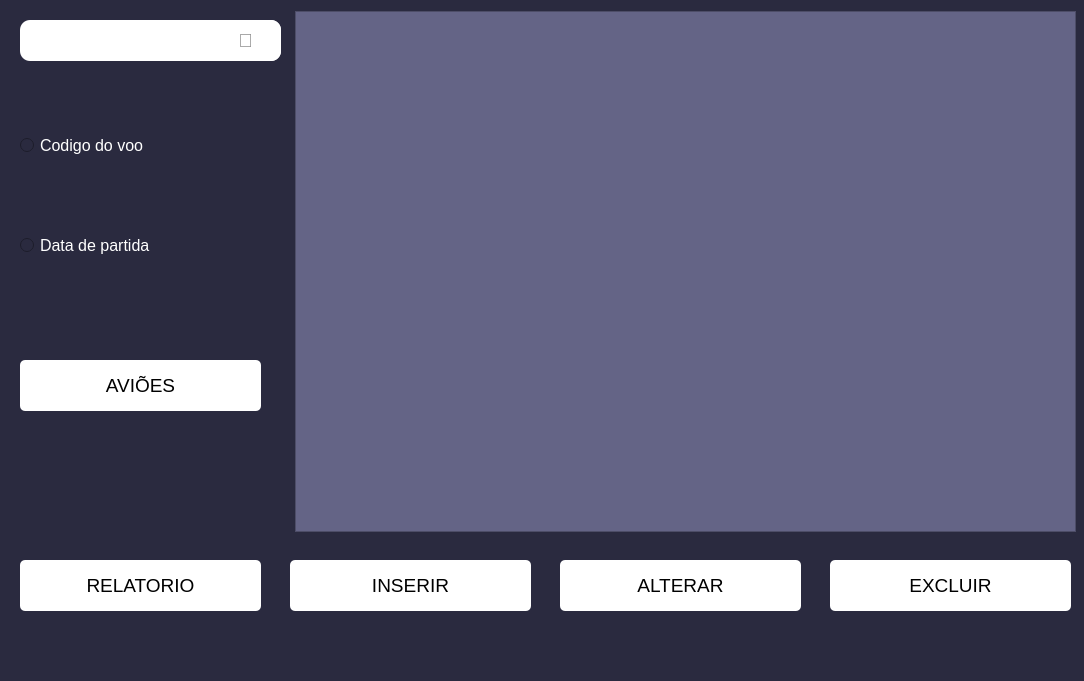
<?xml version="1.0" encoding="UTF-8"?>
<ui version="4.0">
 <class>MainWindow</class>
 <widget class="QMainWindow" name="MainWindow">
  <property name="geometry">
   <rect>
    <x>0</x>
    <y>0</y>
    <width>1084</width>
    <height>681</height>
   </rect>
  </property>
  <property name="windowTitle">
   <string>MainWindow</string>
  </property>
  <property name="styleSheet">
   <string notr="true">background-color: rgb(42, 42, 63);</string>
  </property>
  <widget class="QWidget" name="centralwidget">
   <widget class="QLineEdit" name="lineEdit">
    <property name="geometry">
     <rect>
      <x>20</x>
      <y>20</y>
      <width>261</width>
      <height>41</height>
     </rect>
    </property>
    <property name="font">
     <font>
      <family>MS PGothic</family>
      <pointsize>12</pointsize>
     </font>
    </property>
    <property name="styleSheet">
     <string notr="true">background-color: rgb(255, 255, 255);
color: rgb(136, 136, 136);
border-radius: 10px</string>
    </property>
    <property name="text">
     <string/>
    </property>
   </widget>
   <widget class="QPushButton" name="pushButton">
    <property name="geometry">
     <rect>
      <x>210</x>
      <y>20</y>
      <width>71</width>
      <height>41</height>
     </rect>
    </property>
    <property name="font">
     <font>
      <pointsize>14</pointsize>
     </font>
    </property>
    <property name="styleSheet">
     <string notr="true">background-color: rgb(255, 255, 255);
color: rgb(136, 136, 136);
border-radius: 10px</string>
    </property>
    <property name="text">
     <string>🔎</string>
    </property>
    <property name="iconSize">
     <size>
      <width>30</width>
      <height>30</height>
     </size>
    </property>
   </widget>
   <widget class="QRadioButton" name="radioButton">
    <property name="geometry">
     <rect>
      <x>20</x>
      <y>130</y>
      <width>261</width>
      <height>31</height>
     </rect>
    </property>
    <property name="font">
     <font>
      <pointsize>12</pointsize>
     </font>
    </property>
    <property name="styleSheet">
     <string notr="true">color: rgb(255, 255, 255);</string>
    </property>
    <property name="text">
     <string>Codigo do voo</string>
    </property>
    <property name="iconSize">
     <size>
      <width>20</width>
      <height>20</height>
     </size>
    </property>
   </widget>
   <widget class="QRadioButton" name="radioButton_2">
    <property name="geometry">
     <rect>
      <x>20</x>
      <y>230</y>
      <width>261</width>
      <height>31</height>
     </rect>
    </property>
    <property name="font">
     <font>
      <pointsize>12</pointsize>
     </font>
    </property>
    <property name="styleSheet">
     <string notr="true">color: rgb(255, 255, 255);</string>
    </property>
    <property name="text">
     <string>Data de partida</string>
    </property>
    <property name="iconSize">
     <size>
      <width>20</width>
      <height>20</height>
     </size>
    </property>
   </widget>
   <widget class="QPushButton" name="pushButton_2">
    <property name="geometry">
     <rect>
      <x>20</x>
      <y>360</y>
      <width>241</width>
      <height>51</height>
     </rect>
    </property>
    <property name="font">
     <font>
      <pointsize>14</pointsize>
     </font>
    </property>
    <property name="styleSheet">
     <string notr="true">background-color: rgb(255, 255, 255);
color: rgb(0, 0, 0);
border-radius: 5px</string>
    </property>
    <property name="text">
     <string>AVIÕES</string>
    </property>
    <property name="iconSize">
     <size>
      <width>30</width>
      <height>30</height>
     </size>
    </property>
   </widget>
   <widget class="QPushButton" name="pushButton_3">
    <property name="geometry">
     <rect>
      <x>20</x>
      <y>560</y>
      <width>241</width>
      <height>51</height>
     </rect>
    </property>
    <property name="font">
     <font>
      <pointsize>14</pointsize>
     </font>
    </property>
    <property name="styleSheet">
     <string notr="true">background-color: rgb(255, 255, 255);
color: rgb(0, 0, 0);
border-radius: 5px</string>
    </property>
    <property name="text">
     <string>RELATORIO</string>
    </property>
    <property name="iconSize">
     <size>
      <width>30</width>
      <height>30</height>
     </size>
    </property>
   </widget>
   <widget class="QPushButton" name="pushButton_4">
    <property name="geometry">
     <rect>
      <x>290</x>
      <y>560</y>
      <width>241</width>
      <height>51</height>
     </rect>
    </property>
    <property name="font">
     <font>
      <pointsize>14</pointsize>
     </font>
    </property>
    <property name="styleSheet">
     <string notr="true">background-color: rgb(255, 255, 255);
color: rgb(0, 0, 0);
border-radius: 5px</string>
    </property>
    <property name="text">
     <string>INSERIR</string>
    </property>
    <property name="iconSize">
     <size>
      <width>30</width>
      <height>30</height>
     </size>
    </property>
   </widget>
   <widget class="QPushButton" name="pushButton_5">
    <property name="geometry">
     <rect>
      <x>560</x>
      <y>560</y>
      <width>241</width>
      <height>51</height>
     </rect>
    </property>
    <property name="font">
     <font>
      <pointsize>14</pointsize>
     </font>
    </property>
    <property name="styleSheet">
     <string notr="true">background-color: rgb(255, 255, 255);
color: rgb(0, 0, 0);
border-radius: 5px</string>
    </property>
    <property name="text">
     <string>ALTERAR</string>
    </property>
    <property name="iconSize">
     <size>
      <width>30</width>
      <height>30</height>
     </size>
    </property>
   </widget>
   <widget class="QPushButton" name="pushButton_6">
    <property name="geometry">
     <rect>
      <x>830</x>
      <y>560</y>
      <width>241</width>
      <height>51</height>
     </rect>
    </property>
    <property name="font">
     <font>
      <pointsize>14</pointsize>
     </font>
    </property>
    <property name="styleSheet">
     <string notr="true">background-color: rgb(255, 255, 255);
color: rgb(0, 0, 0);
border-radius: 5px</string>
    </property>
    <property name="text">
     <string>EXCLUIR</string>
    </property>
    <property name="iconSize">
     <size>
      <width>30</width>
      <height>30</height>
     </size>
    </property>
   </widget>
   <widget class="QTableWidget" name="tableWidget">
    <property name="geometry">
     <rect>
      <x>295</x>
      <y>11</y>
      <width>781</width>
      <height>521</height>
     </rect>
    </property>
    <property name="styleSheet">
     <string notr="true">background-color: rgb(100, 100, 134);
color: rgb(255, 255, 255);</string>
    </property>
   </widget>
  </widget>
  <widget class="QMenuBar" name="menubar">
   <property name="geometry">
    <rect>
     <x>0</x>
     <y>0</y>
     <width>1084</width>
     <height>22</height>
    </rect>
   </property>
  </widget>
  <widget class="QStatusBar" name="statusbar"/>
 </widget>
 <resources/>
 <connections/>
</ui>
